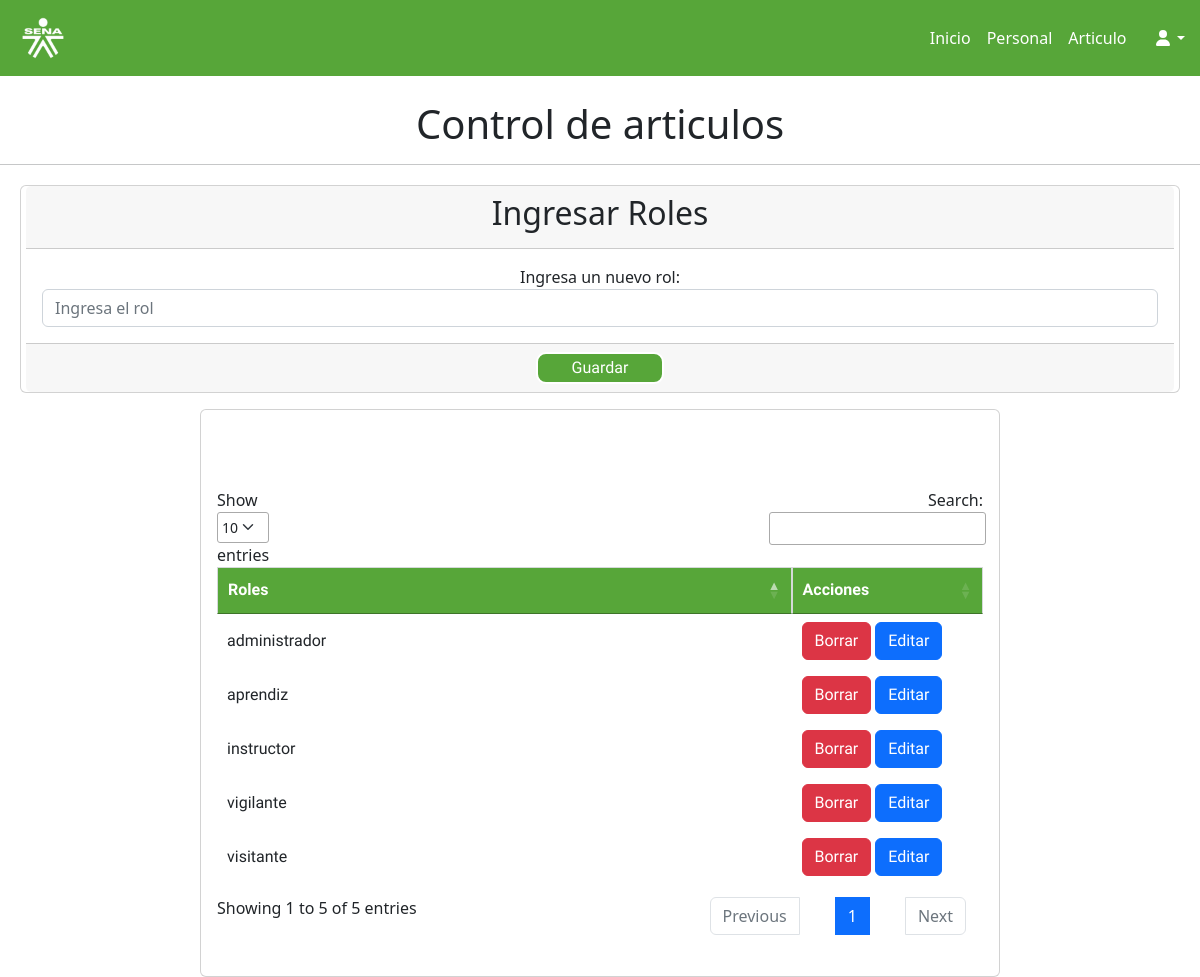
Screenshot of /Administrador/pages/añadirRoles.php (signed in) with the database file from the repository.
### tables this page shows
CREATE TABLE `roles` (
  `id` int(11) NOT NULL AUTO_INCREMENT,
  `descripcion` varchar(50) NOT NULL,
  PRIMARY KEY (`id`)
);

### Administrador/pages/añadirRoles.php (the view, shortened to what this page needs)
<?php include('../../conexion/conexion.php'); $sql=null;$query=null; session_start(); include('../../php/validar_sesion.php'); ?>
<!DOCTYPE html>
<html lang="es">
    <head>
        <link rel="stylesheet" href="../../CRUD-REGISTRO/dist/styles/style.css">
        <link href="https://cdn.jsdelivr.net/npm/simple-datatables@latest/dist/style.css" rel="stylesheet" />
        <link href="../../CRUD-REGISTRO/dist/css/styles.css" rel="stylesheet" />
        <link rel="stylesheet" href="../../bootstrap.trabajo/css/bootstrap.css">
    <link rel="stylesheet" href="https://cdn.datatables.net/1.10.23/css/jquery.dataTables.min.css">
    </head>
    <body>
        <link rel="stylesheet" type="text/css" href="https://cdn.datatables.net/1.10.19/css/jquery.dataTables.min.css">
        <nav class="navbar navbar-expand-lg" style="background-color: #57a639; margin: left 50%; color:white ;" >
                <div class="container px-12">
                    <a class="navbar-brand" href="#" style="color: white;"><img src="../../img/logo_sena_blanco.png" height="50" alt="Logo de la pagina"></a>
                    <div class="collapse navbar-collapse" id="navbarSupportedContent">
                        <ul class="navbar-nav ms-auto mb-2 mb-lg-0">
                            <li class="nav-item"><a class="nav-link" style="color: white;" href="../index.php">Inicio</a></li>
                            <li class="nav-item"><a class="nav-link active"  style="color: white;" aria-current="page" href="../CRUD.php">Personal</a></li>
                            <li class="nav-item"><a class="nav-link" href="articulos.php" style="color: white;">Articulo</a></li>
                        </ul>
                    </div>
                </div>
                <a style="margin-right:15px;" class="nav-link dropdown-toggle" id="navbarDropdown" href="#" role="button" data-bs-toggle="dropdown" aria-expanded="false"><i class="fas fa-user fa-fw"></i></a>
            </nav>
            <br>
        <h1 class="text-center">Control de articulos</h1>
        <hr>
        <div class="card text-center" style="margin-top:20px;margin-left:20px;margin-right:20px;">
            <form method="POST">
                <div class="row"style="margin-left:5px;margin-right:5px;">
                    <div class="card-header">
                        <h2>Ingresar Roles</h2>
                    </div>
                    <div class="card-body">
                        <div class="col-lg-12">
                            <label for="" class="label-control">Ingresa un nuevo rol:</label>
                            <input type="text" class="form-control" placeholder="Ingresa el rol" name="agg_rol_btn" id="agg_rol" value="">
                        </div>
                    </div>
                    <div class="card-footer text-muted">
                        <div class="col-lg-12">
                            <button type="button" id="buscar" onclick="" class="submit submit-hv agg_rol_btn" style="border-radius:10px;">Guardar</button>
                        </div>
                    </div>
                </div>
            </form>
        </div>
        <div class="container d-flex justify-content-center mt-3">
            <div class="card" style="width: 50rem;">
                <div class="card-body">
                    <div class="tablita">
                        <table class="tabla" id="example" style="border:0;">
                            <div class="container-fluid" style="padding:0;margin:0;">
                            <thead>
                            <tr>
                                <th>Roles</th>
                                <th>Acciones</th>
                            </tr>
                            </thead>
                            <tbody><?php $SQL = "SELECT * FROM roles ORDER BY id;";$query = mysqli_query($conexion,$SQL);
                            while($row = mysqli_fetch_array($query)){ ?>
                            <tr>
                                <td><?php echo $row['descripcion'] ?></td>
                                <div class="row">
                                    <td class="col-lg-3">
                                        <a href="" class="btn btn-danger borrar" borrar-id="<?php echo $row['id'] ?>"> <span class="glyphicon glyphicon-trash"></span> Borrar</a>
                                        <button type="button" class="btn btn-primary" data-bs-toggle="modal" data-bs-target="#edit_<?php echo $row['id'];?>">
                                            Editar
                                        </button>
                                    </td>
                                </div>
                            </tr>
                            <?php  include('include/EditarModal.php'); }?>
                            </tbody>
                        </table>
                    </div>
                </div>
            </div>
        </div>
    </body>
</html>

### rows the page displays
roles: descripcion "administrador"
roles: descripcion "vigilante"
roles: descripcion "instructor"
roles: descripcion "aprendiz"
roles: descripcion "visitante"
